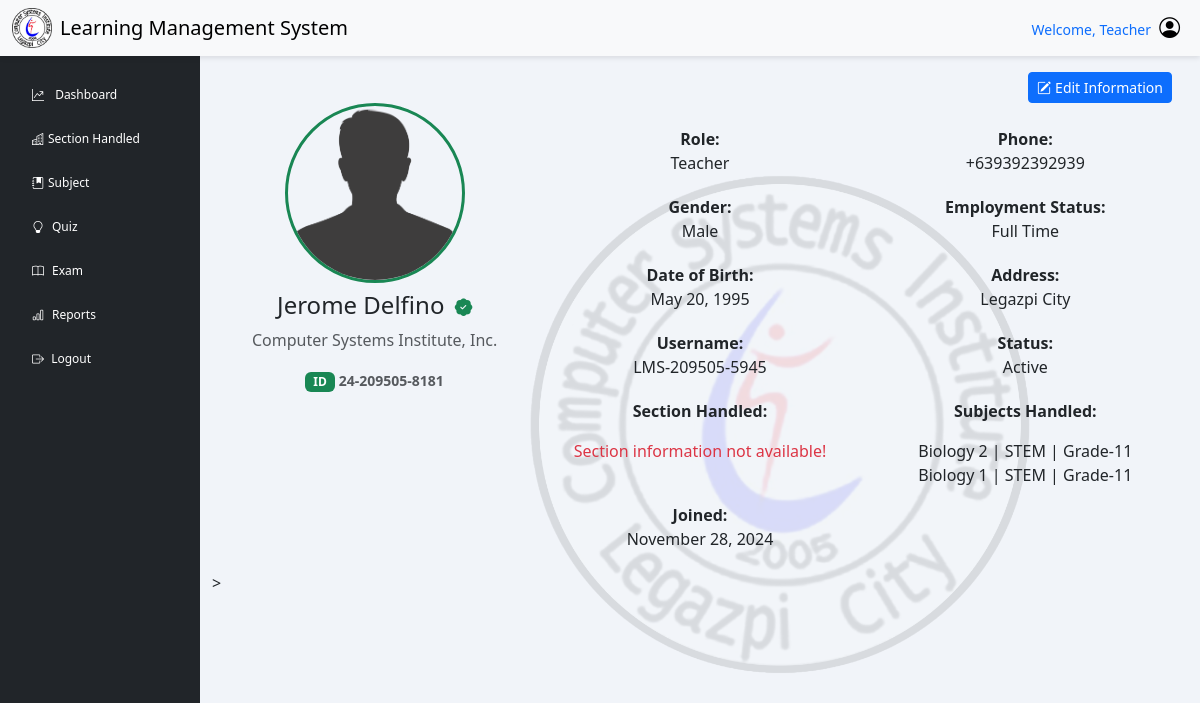
Before: /faculty/index.php?page=teacher_prof (signed in) with the older database file.
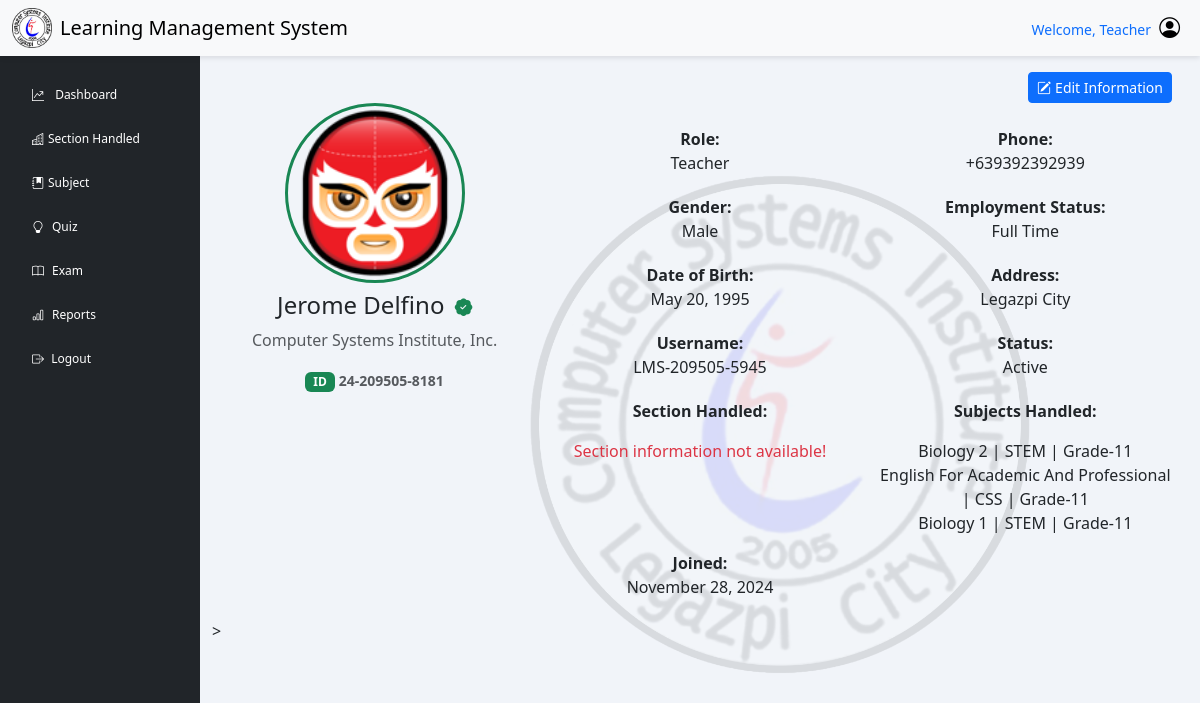
After: the same page with the newer database file.
### tables this page shows
CREATE TABLE `subject` (
  `sub_code` varchar(50) NOT NULL COMMENT 'PRIMARY KEY',
  `sub_title` varchar(200) NOT NULL COMMENT 'SUBJECT NAME',
  `sub_type` varchar(50) NOT NULL,
  `sub_time` varchar(10) DEFAULT NULL,
  `sub_semester` varchar(30) NOT NULL,
  `strand_code` varchar(50) NOT NULL,
  `sub_gradelvl` varchar(30) NOT NULL,
  `teacher_id` varchar(50) NOT NULL
);

CREATE TABLE `strand` (
  `strand_code` varchar(50) NOT NULL,
  `strand_name` varchar(30) DEFAULT NULL,
  `strand_desc` varchar(100) DEFAULT NULL
);

CREATE TABLE `teacher` (
  `teacher_id` varchar(50) NOT NULL COMMENT 'Primary key',
  `teacher_fname` varchar(50) NOT NULL,
  `teacher_mname` varchar(50) DEFAULT NULL,
  `teacher_lname` varchar(50) NOT NULL,
  `teacher_contact` varchar(15) NOT NULL,
  `teacher_gender` varchar(50) NOT NULL,
  `teacher_dob` date NOT NULL,
  `status` varchar(50) NOT NULL,
  `teacher_address` varchar(150) NOT NULL,
  `image` varchar(255) DEFAULT NULL,
  `id` varchar(50) DEFAULT NULL COMMENT 'User ID'
);

### includes/function.php (called while the page is built, shortened)
<?php
class myDataBase
{
    private $hostname;
    private $username;
    private $password;
    private $database;
    public $con;
    public function __construct($hostname, $username, $password, $database)
    {
        $this->hostname = $hostname;
        $this->username = $username;
        $this->password = $password;
        $this->database = $database;
    }
    public function connection()
    {
        try {
            if (!$this->con) {
                $this->con = mysqli_connect($this->hostname, $this->username, $this->password, $this->database);
                if ($this->con) {
                    return true;
                } else {
                    return false;
                }
            } else {
                return true;
            }
        } catch (mysqli_sql_exception $e) {
            echo $e;
        }
    }
    public function disconnect()
    {
        if ($this->con) {
            if (mysqli_close($this->con)) {
                $this->con = false;
                return true;
            } else {
                return false;
            }
        } else {
            return true;
        }
    }
    public function getSchool()
    {
        $sql = "SELECT * FROM `SCHOOL`";
        $stored = ($this->con->query($sql))->fetch_assoc();
        return $stored;
    }
    public function getTeacherInfo($teacher_id)
    {
        $sql = "SELECT * FROM `teacher` WHERE teacher_id = ?";
        $stmt = $this->con->prepare($sql);
        $stmt->bind_param("s", $teacher_id);
        $stmt->execute();
        $result = $stmt->get_result()->fetch_assoc();
        return $result;
    }
    public function getTeacherSubjectHandled($teacher_id)
    {
        $sql = "SELECT subject.sub_title, subject.strand_code, strand.strand_name, subject.sub_gradelvl
            FROM subject
            JOIN strand ON subject.strand_code = strand.strand_code
            WHERE subject.teacher_id = ?";
        $stmt = $this->con->prepare($sql);
        $stmt->bind_param("s", $teacher_id);
        $stmt->execute();
        $result = $stmt->get_result()->fetch_all(MYSQLI_ASSOC);
        $count_sql = "SELECT COUNT(*) as subject_count
                  FROM subject
                  WHERE teacher_id = ?";
        $count_stmt = $this->con->prepare($count_sql);
        $count_stmt->bind_param("s", $teacher_id);
        $count_stmt->execute();
        $count_result = $count_stmt->get_result()->fetch_assoc();
        $data = [
            'subject_count' => $count_result['subject_count'],
            'subjects' => $result
        ];
        return $data;
    }
}

### includes/dbh-inc.php (called while the page is built)
<?php
include "function.php";
$mySQLFunction = new myDataBase("localhost", "root", "Nicolas051002", "lms_db");

### faculty/teacher_prof.php (the view, shortened to what the changed rows need)
<?php
require_once "../includes/dbh-inc.php";
$mySQLFunction->connection();
$showSchool = $mySQLFunction->getSchool();
$teacherSectionHandled = $mySQLFunction->getTeacherSectionHandled($_SESSION['teacher_id']);
$teacherSubjectHandled = $mySQLFunction->getTeacherSubjectHandled($_SESSION['teacher_id']);
$teacherInfo = $mySQLFunction->getTeacherInfo($_SESSION['teacher_id']);
$teacherName = $teacherInfo['teacher_fname'] . ' ' . $teacherInfo['teacher_mname'] . ' ' . $teacherInfo['teacher_lname'];
$birthDate = new DateTime($teacherInfo['teacher_dob']);
$formattedbirthDate = $birthDate->format('F j, Y');
?>
<main class="col-md-12 ms-sm-auto col-lg-10">
    <div class="container">
        <img
            style="position: absolute; top: 50%; right: 10%; transform: translate(-10%, -45%);
                        width: 500px; opacity: 0.1; z-index: -1;"
            src="../assets/img/csi.webp"
            alt="LMS Logo">
        <div class="row">
            <div class="col-md-12">
                <div class="d-flex flex-wrap justify-content-end mt-3">
                    <button type="button" class="btn btn-primary btn-sm me-3"
                        title="Edit" data-bs-toggle="modal" data-bs-target="#updateteacherinfo">
                        <i class="bi bi-pencil-square me-1"></i>Edit Information
                    </button>
                </div>
                <div class="container">
                    <div class="row">
                        <div class="col-md-4 text-center profile-header">
                            <?php
                            $uploadDir = "../assets/Upload/";
                            if (!empty($teacherInfo['image']) && file_exists($uploadDir . $teacherInfo['image'])) {
                            ?>
                                <img src="<?php echo htmlspecialchars($uploadDir . $teacherInfo['image']); ?>" alt="Profile Image" draggable="false" class="profile-img-circle mb-2">
                                <?php
                            } else {
                                if ($teacherInfo['teacher_gender'] === "MALE") {
                                ?>
                                    <img src="../assets/Upload/resources/default-male.png" alt="Profile Image" draggable="false" class="profile-img-circle mb-2">
                                <?php
                                } else {
                                ?>
                                    <img src="../assets/Upload/resources/default-female.png" alt="Profile Image" draggable="false" class="profile-img-circle mb-2">
                            <?php
                                }
                            }
                            ?>
                            <h4>
                                <?php echo ucwords(strtolower($teacherName)); ?>
                                <i class="bi bi-patch-check-fill ms-1 text-success" style="font-size: 1.1rem;"></i>
                            </h4>
                            <p class="text-muted"><?php echo ucwords(strtolower($showSchool['SCHOOL_NAME'])); ?></p>
                            <span class="badge bg-success text-white">ID</span>
                            <small class="text-muted fw-semibold">
                                <?php echo htmlspecialchars($teacherInfo['teacher_id'], ENT_QUOTES, 'UTF-8'); ?>
                            </small>
                        </div>
                        <div class="col-md-8 profile-details mt-4">
                            <div class="row mb-1">
                                <div class="col-md-6">
                                    <strong>Role:</strong>
                                    <p><?php echo ucwords(strtolower($_SESSION["user_role"])); ?></p>
                                </div>
                                <div class="col-md-6">
                                    <strong>Phone:</strong>
                                    <p>+63<?php echo $teacherInfo['teacher_contact']; ?></p>
                                </div>
                            </div>
                            <div class="row mb-1">
                                <div class="col-md-6">
                                    <strong>Gender:</strong>
                                    <p><?php echo ucwords(strtolower($teacherInfo['teacher_gender'])); ?></p>
                                </div>
                                <div class="col-md-6">
                                    <strong>Employment Status:</strong>
                                    <p><?php echo ucwords(strtolower($teacherInfo['status'])); ?></p>
                                </div>
                            </div>
                            <div class="row mb-1">
                                <div class="col-md-6">
                                    <strong>Date of Birth:</strong>
                                    <p><?php echo htmlspecialchars($formattedbirthDate); ?></p>
                                </div>
                                <div class="col-md-6">
                                    <strong>Address:</strong>
                                    <p><?php echo ucwords(strtolower($teacherInfo['teacher_address'])); ?></p>
                                </div>
                            </div>
                            <div class="row mb-1">
                                <div class="col-md-6">
                                    <strong>Username:</strong>
                                    <p><?php echo htmlspecialchars($_SESSION["username"]); ?></p>
                                </div>
                                <div class="col-md-6">
                                    <strong>Status:</strong>
                                    <p>Active</p>
                                </div>
                            </div>
                            <div class="row mb-1">
                                <div class="col-md-6">
                                    <strong>Section Handled:</strong>
                                    <p>
                                        <?php
                                        if (isset($teacherSectionHandled["grade_lvl"]) && isset($teacherSectionHandled["section_name"])) {
                                            echo ucwords(strtolower($teacherSectionHandled["grade_lvl"])) . ' ' . ucwords(strtolower($teacherSectionHandled["section_name"]));
                                        } else {
                                            echo '<div class="text-danger">Section information not available!</div>';
                                        }
                                        ?>
                                    </p>
                                </div>
                                <div class="col-md-6">
                                    <strong>Subjects Handled:</strong>
                                    <p>
                                        <?php
                                        if (!empty($teacherSubjectHandled['subjects'])) {
                                            echo "<p>";
                                            foreach ($teacherSubjectHandled['subjects'] as $subject) {
                                                echo ucwords(strtolower($subject["sub_title"])) . ' | '
                                                    . htmlspecialchars($subject["strand_name"]) . ' | '
                                                    . ucwords(strtolower($subject["sub_gradelvl"])) . '<br>';
                                            }
                                            echo "</p>";
                                        } else {
                                            echo '<div class="text-danger">No subjects handled available.</div>';
                                        }
                                        ?>
                                    </p>
                                </div>
                                <div class="col-md-6">
                                    <strong>Joined:</strong>
                                    <p>
                                        <?php
                                        if (isset($_SESSION["teacher_added"])) {
                                            echo htmlspecialchars($_SESSION["teacher_added"]);
                                        } else {
                                            echo 'Join date not available.';
                                        }
                                        ?>
                                    </p>
                                </div>
                            </div>
                        </div>
                    </div>
                </div>
                >
            </div>
        </div>
    </div>
</main>

Changed rows visible on the page:
changed teacher "Jerome Delfino": image: picture added
added subject: sub_title "English For Academic And Professional", strand_code.strand_name "CSS", sub_gradelvl "Grade-11"
